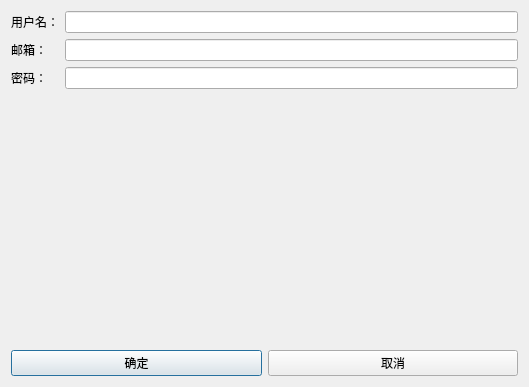
<?xml version="1.0" encoding="UTF-8"?>
<ui version="4.0">
 <class>account</class>
 <widget class="QDialog" name="account">
  <property name="geometry">
   <rect>
    <x>0</x>
    <y>0</y>
    <width>529</width>
    <height>387</height>
   </rect>
  </property>
  <property name="windowTitle">
   <string>账户信息</string>
  </property>
  <layout class="QVBoxLayout" name="verticalLayout">
   <item>
    <layout class="QFormLayout" name="formLayout">
     <item row="0" column="0">
      <widget class="QLabel" name="labelUsername">
       <property name="text">
        <string>用户名：</string>
       </property>
      </widget>
     </item>
     <item row="0" column="1">
      <widget class="QLineEdit" name="editUsername"/>
     </item>
     <item row="1" column="0">
      <widget class="QLabel" name="labelEmail">
       <property name="text">
        <string>邮箱：</string>
       </property>
      </widget>
     </item>
     <item row="1" column="1">
      <widget class="QLineEdit" name="editEmail"/>
     </item>
     <item row="2" column="0">
      <widget class="QLabel" name="labelPassword">
       <property name="text">
        <string>密码：</string>
       </property>
      </widget>
     </item>
     <item row="2" column="1">
      <widget class="QLineEdit" name="editPassword">
       <property name="echoMode">
        <enum>QLineEdit::Password</enum>
       </property>
      </widget>
     </item>
    </layout>
   </item>
   <item>
    <layout class="QHBoxLayout" name="horizontalLayout">
     <item>
      <widget class="QPushButton" name="btnOK">
       <property name="text">
        <string>确定</string>
       </property>
      </widget>
     </item>
     <item>
      <widget class="QPushButton" name="btnCancel">
       <property name="text">
        <string>取消</string>
       </property>
      </widget>
     </item>
    </layout>
   </item>
  </layout>
 </widget>
 <resources/>
 <connections/>
</ui>
